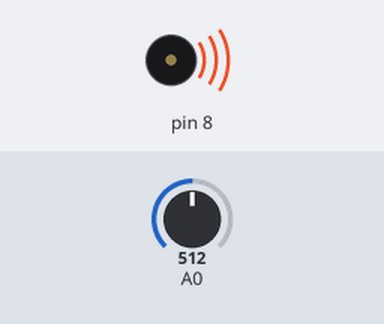
Bench run of a sketch on a simulated Arduino Uno, built with avr-gcc and run on an emulated ATmega328P. On the bench: buzzer (waves = sounding). The test bench sets the inputs (shaded band); at power-on: A0 = 512.

Above: at 0.1 s.
Timing chart, 0 to 1.6 s (numbered marks = the images above):
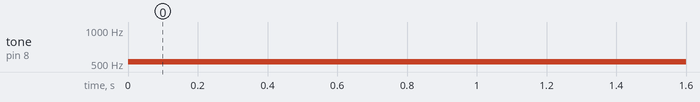

The sketch:

LightTheremin.ino
```cpp
int sensorValue;
int sensorLow = 1023;
int sensorHigh = 0;

void setup() {
  while (millis() > 5000) {
    sensorValue = analogRead(A0);
  }
}


void loop() {
  sensorValue = analogRead(A0);
  int pitch = map(sensorValue, sensorLow, sensorHigh, 50, 1000);
  tone(8, pitch, 20);
  delay (10);
}
```

Measured:
- by itself, tone on pin 8: silent → 524 Hz at 0.00 s
